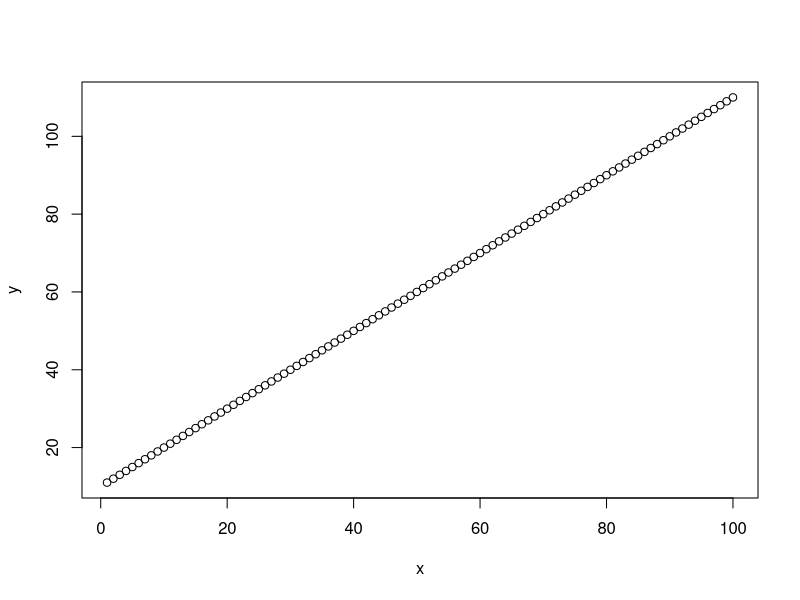

Generate this figure with R:
## ---- chunk 1
knitr::opts_chunk$set(echo = TRUE)

## ---- chunk 2
vector.1<- seq(from=1, to=10, by=1)
vector.1
## ---- chunk 3
vector.2<- rep(NaN, times=length(vector.1))
vector.2
## ---- chunk 4
vector.1 <- 1:10 
# store the vector (1,2,3,4,5,6,7,8,9,10) in the object vector.1

vector.1 
# print the object vector.1

vector.2 <- rep(NaN, times = length(vector.1)) 
# store in the object vector.2, fill vector.2 with Not a Number repeatedly until it is the same length as vector.1

for(i in 1:length(vector.1)) { 
  vector.2[i] <- vector.1[i] + 1 
}
# for every value in vector.2 replace it with the equivalent place value in vector.1 plus one.

vector.2 
# print vector.2
## ---- chunk 5
# Use variable assignment to assign 10 as b and 1 as m
b <- 10
m <- 1

# Create a vector that ranges from 1 to 100 and name it 'x' using variable assignment. (2 pts)
##############
x<- (1:100)


######################################

# Create a holding vector for 'y' using the rep() function that is of the same length as vector x, but populate this vector with NaN. (2 pts)
##############

y<- rep(NaN, times= length(x)) 


######################################

# Write out what each line below means in words:
for (i in 1:length(x)) { # for the variables in x (1pt)
  y[i] <- m * x[i] + b # replace the ith value of y with m times the ith value of x plus b (1pt)
}

# Print y (1 pt)
####### #######

y

######################################

# Use the plot function to plot y as a function of x 
plot(y~x)
## ---- chunk 6
# vector of values
fibseq <- c(0, 1, 1, 2, 3, 5, 8, 13, 21, 34)
length(fibseq)
# create a holding vector (1 pt)

holding<- rep(NaN, times=length(fibseq))
length(holding)

# write a for() loop (2 pts)
####### WRITE YOUR FOR() LOOP HERE ########

for (i in 1:length(fibseq)) { # for the variables in fitbseq (1pt)
  holding[i] <- sqrt(fibseq[i]) +2 # replace the ith value of y with m times the ith value of x plus b (1pt)
}

###########################################

# print the final vector (1 pt)
holding
